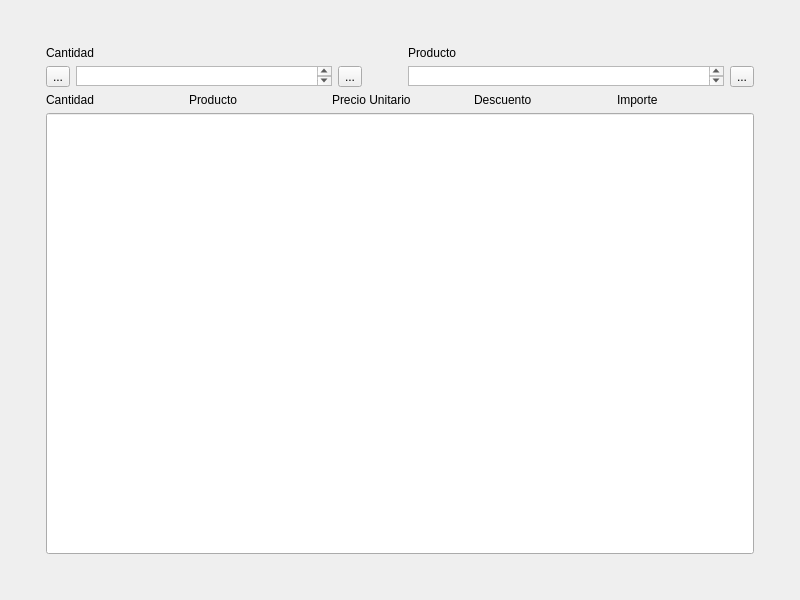
<?xml version="1.0" encoding="UTF-8"?>
<ui version="4.0">
 <class>PuntoVenta</class>
 <widget class="QWidget" name="PuntoVenta">
  <property name="geometry">
   <rect>
    <x>0</x>
    <y>0</y>
    <width>800</width>
    <height>600</height>
   </rect>
  </property>
  <property name="windowTitle">
   <string>Punto de Venta</string>
  </property>
  <layout class="QGridLayout" name="gridLayout_2">
   <item row="0" column="0">
    <layout class="QGridLayout" name="gridLayout_4">
     <item row="0" column="0">
      <layout class="QGridLayout" name="gridLayout_3">
       <property name="leftMargin">
        <number>35</number>
       </property>
       <property name="topMargin">
        <number>35</number>
       </property>
       <property name="rightMargin">
        <number>35</number>
       </property>
       <property name="bottomMargin">
        <number>35</number>
       </property>
       <item row="1" column="0">
        <layout class="QGridLayout" name="gridLayout">
         <item row="8" column="0" colspan="3">
          <widget class="QLineEdit" name="lineEdit">
           <property name="sizePolicy">
            <sizepolicy hsizetype="Expanding" vsizetype="Expanding">
             <horstretch>0</horstretch>
             <verstretch>0</verstretch>
            </sizepolicy>
           </property>
          </widget>
         </item>
         <item row="1" column="1">
          <widget class="QTextBrowser" name="textBrowser">
           <property name="sizePolicy">
            <sizepolicy hsizetype="Expanding" vsizetype="Preferred">
             <horstretch>0</horstretch>
             <verstretch>0</verstretch>
            </sizepolicy>
           </property>
           <property name="maximumSize">
            <size>
             <width>16777215</width>
             <height>20</height>
            </size>
           </property>
          </widget>
         </item>
         <item row="0" column="1" colspan="2">
          <widget class="QLabel" name="label_2">
           <property name="text">
            <string>Producto</string>
           </property>
          </widget>
         </item>
         <item row="1" column="2">
          <widget class="QToolButton" name="toolButton_6">
           <property name="text">
            <string>...</string>
           </property>
           <property name="icon">
            <iconset theme="QIcon::ThemeIcon::ListAdd"/>
           </property>
          </widget>
         </item>
         <item row="2" column="0" colspan="3">
          <layout class="QHBoxLayout" name="horizontalLayout">
           <property name="topMargin">
            <number>0</number>
           </property>
           <item>
            <widget class="QLabel" name="label_4">
             <property name="text">
              <string>Cantidad</string>
             </property>
            </widget>
           </item>
           <item>
            <widget class="QLabel" name="label_5">
             <property name="text">
              <string>Producto</string>
             </property>
            </widget>
           </item>
           <item>
            <widget class="QLabel" name="label_7">
             <property name="text">
              <string>Precio Unitario</string>
             </property>
            </widget>
           </item>
           <item>
            <widget class="QLabel" name="label_8">
             <property name="text">
              <string>Descuento</string>
             </property>
            </widget>
           </item>
           <item>
            <widget class="QLabel" name="label_6">
             <property name="text">
              <string>Importe</string>
             </property>
            </widget>
           </item>
          </layout>
         </item>
         <item row="1" column="0">
          <layout class="QGridLayout" name="gridLayout_5">
           <item row="1" column="2">
            <layout class="QHBoxLayout" name="horizontalLayout_2">
             <item>
              <widget class="QToolButton" name="MAS">
               <property name="text">
                <string>...</string>
               </property>
               <property name="icon">
                <iconset theme="QIcon::ThemeIcon::ListAdd"/>
               </property>
              </widget>
             </item>
             <item>
              <spacer name="horizontalSpacer">
               <property name="orientation">
                <enum>Qt::Orientation::Horizontal</enum>
               </property>
               <property name="sizeHint" stdset="0">
                <size>
                 <width>40</width>
                 <height>20</height>
                </size>
               </property>
              </spacer>
             </item>
            </layout>
           </item>
           <item row="1" column="0">
            <layout class="QHBoxLayout" name="horizontalLayout_4">
             <item>
              <widget class="QToolButton" name="MENOS">
               <property name="text">
                <string>...</string>
               </property>
               <property name="icon">
                <iconset theme="QIcon::ThemeIcon::ListRemove"/>
               </property>
              </widget>
             </item>
            </layout>
           </item>
           <item row="1" column="1">
            <layout class="QHBoxLayout" name="horizontalLayout_3">
             <property name="rightMargin">
              <number>0</number>
             </property>
             <item>
              <widget class="QTextBrowser" name="textBrowser_2">
               <property name="sizePolicy">
                <sizepolicy hsizetype="Expanding" vsizetype="Preferred">
                 <horstretch>0</horstretch>
                 <verstretch>0</verstretch>
                </sizepolicy>
               </property>
               <property name="maximumSize">
                <size>
                 <width>16777215</width>
                 <height>20</height>
                </size>
               </property>
              </widget>
             </item>
            </layout>
           </item>
          </layout>
         </item>
         <item row="0" column="0">
          <widget class="QLabel" name="label">
           <property name="text">
            <string>Cantidad</string>
           </property>
          </widget>
         </item>
        </layout>
       </item>
      </layout>
     </item>
    </layout>
   </item>
  </layout>
 </widget>
 <resources/>
 <connections/>
</ui>
